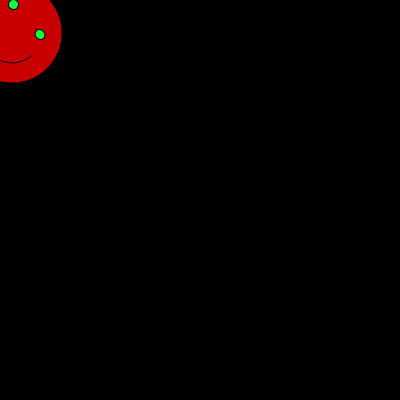
Frame 1 (no input)
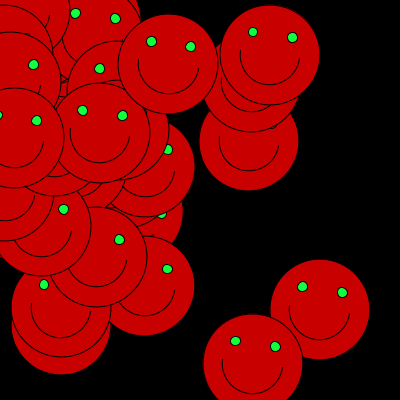
Frame 60 (the mouse pressed at the canvas centre just before this capture)
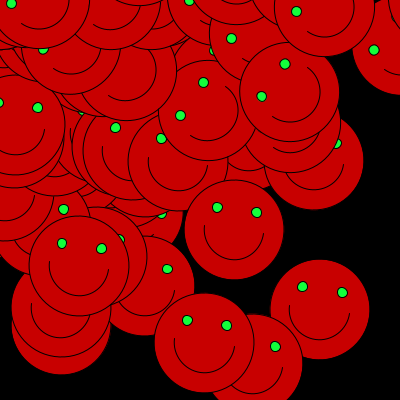
Frame 120 (the mouse held since frame 60 and released just before this capture)

The Processing sketch that drew these frames (run headless with seeded random() and noise(); from frame 60 on, the mouse is pressed at the canvas centre):

// Processing sketch: processing_51877
// ── processing_51877.pde

void setup() {
  size(400, 400);
  background(0);
  smooth();
}

int red1 = 200;
int green2 = 0;
int blue3 = 0;
float random1 = 0.0;
float random2 = 0.0;

void draw() {
  //fill(252, 252, 0);
  rotate(cos(second()*2));
  fill(red1, green2, blue3);
  random1 += 50;
  random2 += 50;
  if (random1 > 400){
    random1 = 0.0;
  }
  if (random2 > 400){
    random2 = 0.0;
  }
  float n = random(random1);
  float n2 = random(random2);
  ellipse(n, n2, 100, 100);
  fill(18, 255, 59);
  ellipse(n-20, n2-20, 10, 10);
  ellipse(n+20, n2-20, 10, 10);
  noFill();
  arc(n, n2, 60, 60, 0, PI);
}

void mouseMoved() {
  red1 += 5;
  if (red1 > 255) {
    red1 = 0;
  }
  green2 += 10;
  if (green2 > 255) {
    green2 = 0;
  }
  blue3 += 2;
  if (blue3 > 255) {
    blue3 = 0;
  }
}
